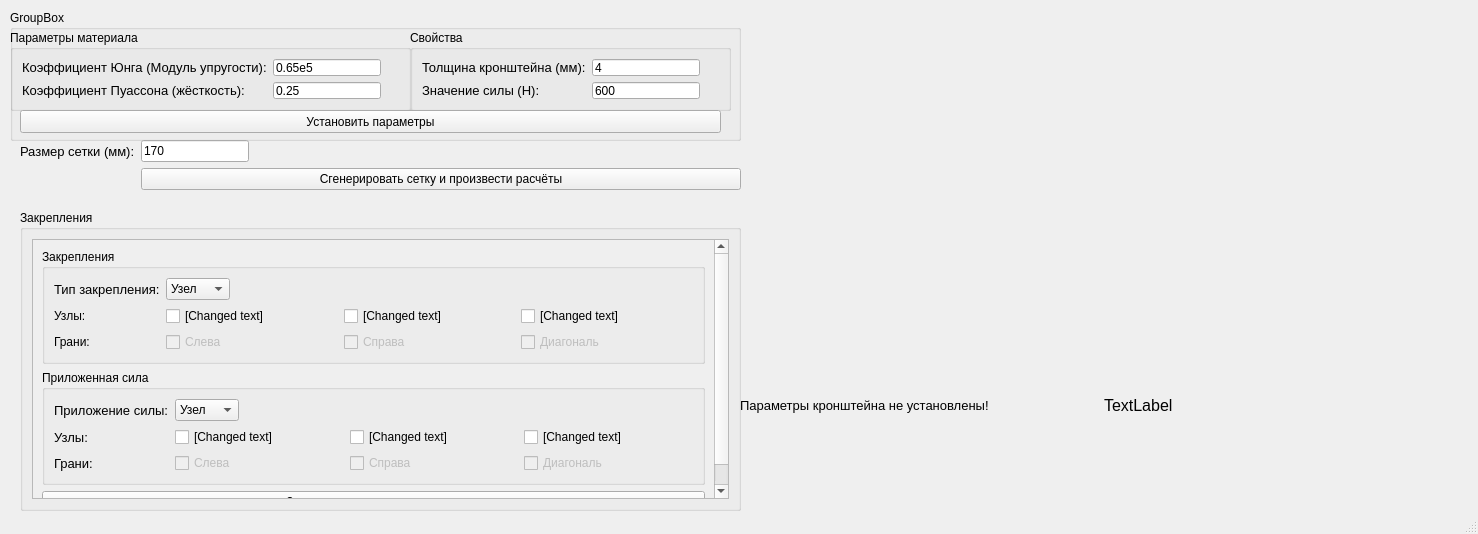
<?xml version="1.0" encoding="UTF-8"?>
<ui version="4.0">
 <class>MainWindow</class>
 <widget class="QMainWindow" name="MainWindow">
  <property name="geometry">
   <rect>
    <x>0</x>
    <y>0</y>
    <width>1478</width>
    <height>534</height>
   </rect>
  </property>
  <property name="windowTitle">
   <string>MainWindow</string>
  </property>
  <widget class="QWidget" name="centralwidget">
   <widget class="QGroupBox" name="groupBox">
    <property name="geometry">
     <rect>
      <x>10</x>
      <y>10</y>
      <width>731</width>
      <height>131</height>
     </rect>
    </property>
    <property name="title">
     <string>GroupBox</string>
    </property>
    <widget class="QGroupBox" name="groupBox_2">
     <property name="geometry">
      <rect>
       <x>0</x>
       <y>20</y>
       <width>401</width>
       <height>81</height>
      </rect>
     </property>
     <property name="sizePolicy">
      <sizepolicy hsizetype="Preferred" vsizetype="Maximum">
       <horstretch>0</horstretch>
       <verstretch>0</verstretch>
      </sizepolicy>
     </property>
     <property name="title">
      <string>Параметры материала</string>
     </property>
     <layout class="QVBoxLayout" name="verticalLayout_9">
      <item>
       <layout class="QFormLayout" name="formLayout_5">
        <item row="0" column="0">
         <widget class="QLabel" name="label_2">
          <property name="font">
           <font>
            <pointsize>10</pointsize>
           </font>
          </property>
          <property name="text">
           <string>Коэффициент Юнга (Модуль упругости):</string>
          </property>
         </widget>
        </item>
        <item row="0" column="1">
         <widget class="QLineEdit" name="youngaParameter">
          <property name="sizePolicy">
           <sizepolicy hsizetype="Maximum" vsizetype="Fixed">
            <horstretch>0</horstretch>
            <verstretch>0</verstretch>
           </sizepolicy>
          </property>
          <property name="text">
           <string>0.65e5</string>
          </property>
          <property name="placeholderText">
           <string/>
          </property>
         </widget>
        </item>
        <item row="1" column="0">
         <widget class="QLabel" name="label_3">
          <property name="font">
           <font>
            <pointsize>10</pointsize>
           </font>
          </property>
          <property name="text">
           <string>Коэффициент Пуассона (жёсткость):</string>
          </property>
         </widget>
        </item>
        <item row="1" column="1">
         <widget class="QLineEdit" name="poissonParameter">
          <property name="sizePolicy">
           <sizepolicy hsizetype="Maximum" vsizetype="Fixed">
            <horstretch>0</horstretch>
            <verstretch>0</verstretch>
           </sizepolicy>
          </property>
          <property name="text">
           <string>0.25</string>
          </property>
         </widget>
        </item>
       </layout>
      </item>
     </layout>
    </widget>
    <widget class="QGroupBox" name="groupBox_3">
     <property name="geometry">
      <rect>
       <x>400</x>
       <y>20</y>
       <width>321</width>
       <height>81</height>
      </rect>
     </property>
     <property name="sizePolicy">
      <sizepolicy hsizetype="Preferred" vsizetype="Maximum">
       <horstretch>0</horstretch>
       <verstretch>0</verstretch>
      </sizepolicy>
     </property>
     <property name="title">
      <string>Свойства</string>
     </property>
     <layout class="QVBoxLayout" name="verticalLayout_8">
      <item>
       <layout class="QFormLayout" name="formLayout_6">
        <item row="0" column="0">
         <widget class="QLabel" name="label_4">
          <property name="font">
           <font>
            <pointsize>10</pointsize>
           </font>
          </property>
          <property name="text">
           <string>Толщина кронштейна (мм):</string>
          </property>
         </widget>
        </item>
        <item row="0" column="1">
         <widget class="QLineEdit" name="thicknessParameter">
          <property name="sizePolicy">
           <sizepolicy hsizetype="Maximum" vsizetype="Fixed">
            <horstretch>0</horstretch>
            <verstretch>0</verstretch>
           </sizepolicy>
          </property>
          <property name="text">
           <string>4</string>
          </property>
         </widget>
        </item>
        <item row="1" column="0">
         <widget class="QLabel" name="label_11">
          <property name="font">
           <font>
            <pointsize>10</pointsize>
           </font>
          </property>
          <property name="text">
           <string>Значение силы (H):</string>
          </property>
         </widget>
        </item>
        <item row="1" column="1">
         <widget class="QLineEdit" name="powerValue">
          <property name="sizePolicy">
           <sizepolicy hsizetype="Maximum" vsizetype="Fixed">
            <horstretch>0</horstretch>
            <verstretch>0</verstretch>
           </sizepolicy>
          </property>
          <property name="text">
           <string>600</string>
          </property>
         </widget>
        </item>
       </layout>
      </item>
     </layout>
    </widget>
    <widget class="QPushButton" name="setupBraketParametersBtn">
     <property name="geometry">
      <rect>
       <x>10</x>
       <y>100</y>
       <width>701</width>
       <height>23</height>
      </rect>
     </property>
     <property name="cursor">
      <cursorShape>PointingHandCursor</cursorShape>
     </property>
     <property name="text">
      <string>Установить параметры</string>
     </property>
    </widget>
   </widget>
   <widget class="QWidget" name="formLayoutWidget">
    <property name="geometry">
     <rect>
      <x>20</x>
      <y>140</y>
      <width>721</width>
      <height>61</height>
     </rect>
    </property>
    <layout class="QFormLayout" name="formLayout">
     <item row="0" column="0">
      <widget class="QLabel" name="label">
       <property name="font">
        <font>
         <pointsize>10</pointsize>
        </font>
       </property>
       <property name="text">
        <string>Размер сетки (мм):</string>
       </property>
      </widget>
     </item>
     <item row="0" column="1">
      <widget class="QLineEdit" name="meshSizeInput">
       <property name="sizePolicy">
        <sizepolicy hsizetype="Fixed" vsizetype="Fixed">
         <horstretch>0</horstretch>
         <verstretch>0</verstretch>
        </sizepolicy>
       </property>
       <property name="text">
        <string>170</string>
       </property>
      </widget>
     </item>
     <item row="1" column="1">
      <widget class="QPushButton" name="meshGenerateBtn">
       <property name="sizePolicy">
        <sizepolicy hsizetype="Expanding" vsizetype="Fixed">
         <horstretch>0</horstretch>
         <verstretch>0</verstretch>
        </sizepolicy>
       </property>
       <property name="cursor">
        <cursorShape>PointingHandCursor</cursorShape>
       </property>
       <property name="text">
        <string>Сгенерировать сетку и произвести расчёты</string>
       </property>
      </widget>
     </item>
    </layout>
   </widget>
   <widget class="QGroupBox" name="fixParametersBox">
    <property name="geometry">
     <rect>
      <x>20</x>
      <y>210</y>
      <width>721</width>
      <height>301</height>
     </rect>
    </property>
    <property name="sizePolicy">
     <sizepolicy hsizetype="Preferred" vsizetype="Maximum">
      <horstretch>0</horstretch>
      <verstretch>0</verstretch>
     </sizepolicy>
    </property>
    <property name="title">
     <string>Закрепления</string>
    </property>
    <layout class="QHBoxLayout" name="horizontalLayout">
     <item>
      <widget class="QScrollArea" name="scrollArea_3">
       <property name="widgetResizable">
        <bool>true</bool>
       </property>
       <widget class="QWidget" name="scrollAreaWidgetContents_3">
        <property name="geometry">
         <rect>
          <x>0</x>
          <y>0</y>
          <width>699</width>
          <height>266</height>
         </rect>
        </property>
        <layout class="QGridLayout" name="gridLayout_3">
         <item row="0" column="0">
          <widget class="QGroupBox" name="fixParametersBox_2">
           <property name="sizePolicy">
            <sizepolicy hsizetype="Preferred" vsizetype="Maximum">
             <horstretch>0</horstretch>
             <verstretch>0</verstretch>
            </sizepolicy>
           </property>
           <property name="title">
            <string>Закрепления</string>
           </property>
           <layout class="QHBoxLayout" name="horizontalLayout_2">
            <item>
             <layout class="QFormLayout" name="formLayout_7">
              <item row="0" column="1">
               <widget class="QComboBox" name="fixTypeBox">
                <property name="sizePolicy">
                 <sizepolicy hsizetype="Maximum" vsizetype="Fixed">
                  <horstretch>0</horstretch>
                  <verstretch>0</verstretch>
                 </sizepolicy>
                </property>
                <item>
                 <property name="text">
                  <string>Узел</string>
                 </property>
                </item>
                <item>
                 <property name="text">
                  <string>Грань</string>
                 </property>
                </item>
               </widget>
              </item>
              <item row="1" column="0">
               <widget class="QLabel" name="label_6">
                <property name="text">
                 <string>Узлы:</string>
                </property>
               </widget>
              </item>
              <item row="1" column="1">
               <layout class="QHBoxLayout" name="fixNodeBoxes">
                <item>
                 <widget class="QCheckBox" name="bottomFixNodeCheckBox">
                  <property name="text">
                   <string>[Changed text]</string>
                  </property>
                 </widget>
                </item>
                <item>
                 <widget class="QCheckBox" name="leftFixNodeCheckBox">
                  <property name="text">
                   <string>[Changed text]</string>
                  </property>
                 </widget>
                </item>
                <item>
                 <widget class="QCheckBox" name="rightFixNodeCheckBox">
                  <property name="text">
                   <string>[Changed text]</string>
                  </property>
                 </widget>
                </item>
               </layout>
              </item>
              <item row="2" column="0">
               <widget class="QLabel" name="label_7">
                <property name="text">
                 <string>Грани:</string>
                </property>
               </widget>
              </item>
              <item row="2" column="1">
               <layout class="QHBoxLayout" name="fixEdgeBoxes">
                <item>
                 <widget class="QCheckBox" name="edgeLeftFixCheckBox">
                  <property name="enabled">
                   <bool>false</bool>
                  </property>
                  <property name="text">
                   <string>Слева</string>
                  </property>
                  <property name="checkable">
                   <bool>false</bool>
                  </property>
                 </widget>
                </item>
                <item>
                 <widget class="QCheckBox" name="edgeRightFixCheckBox">
                  <property name="enabled">
                   <bool>false</bool>
                  </property>
                  <property name="text">
                   <string>Справа</string>
                  </property>
                  <property name="checkable">
                   <bool>false</bool>
                  </property>
                 </widget>
                </item>
                <item>
                 <widget class="QCheckBox" name="edgeDiagonalFixCheckBox">
                  <property name="enabled">
                   <bool>false</bool>
                  </property>
                  <property name="text">
                   <string>Диагональ</string>
                  </property>
                  <property name="checkable">
                   <bool>false</bool>
                  </property>
                 </widget>
                </item>
               </layout>
              </item>
              <item row="0" column="0">
               <widget class="QLabel" name="label_5">
                <property name="font">
                 <font>
                  <pointsize>10</pointsize>
                 </font>
                </property>
                <property name="text">
                 <string>Тип закрепления:</string>
                </property>
               </widget>
              </item>
             </layout>
            </item>
           </layout>
          </widget>
         </item>
         <item row="1" column="0">
          <widget class="QGroupBox" name="loadParametersBox">
           <property name="title">
            <string>Приложенная сила</string>
           </property>
           <layout class="QVBoxLayout" name="verticalLayout_11">
            <item>
             <layout class="QFormLayout" name="formLayout_8">
              <item row="0" column="0">
               <widget class="QLabel" name="label_8">
                <property name="font">
                 <font>
                  <pointsize>10</pointsize>
                 </font>
                </property>
                <property name="text">
                 <string>Приложение силы:</string>
                </property>
               </widget>
              </item>
              <item row="1" column="0">
               <widget class="QLabel" name="label_9">
                <property name="font">
                 <font>
                  <pointsize>10</pointsize>
                 </font>
                </property>
                <property name="text">
                 <string>Узлы:</string>
                </property>
               </widget>
              </item>
              <item row="2" column="0">
               <widget class="QLabel" name="label_10">
                <property name="font">
                 <font>
                  <pointsize>10</pointsize>
                 </font>
                </property>
                <property name="text">
                 <string>Грани:</string>
                </property>
               </widget>
              </item>
              <item row="0" column="1">
               <widget class="QComboBox" name="loadTypeBox">
                <property name="sizePolicy">
                 <sizepolicy hsizetype="Maximum" vsizetype="Fixed">
                  <horstretch>0</horstretch>
                  <verstretch>0</verstretch>
                 </sizepolicy>
                </property>
                <item>
                 <property name="text">
                  <string>Узел</string>
                 </property>
                </item>
                <item>
                 <property name="text">
                  <string>Грань</string>
                 </property>
                </item>
               </widget>
              </item>
              <item row="1" column="1">
               <layout class="QHBoxLayout" name="loadNodeBoxes">
                <item>
                 <widget class="QCheckBox" name="bottomLoadNodeCheckBox">
                  <property name="text">
                   <string>[Changed text]</string>
                  </property>
                 </widget>
                </item>
                <item>
                 <widget class="QCheckBox" name="leftLoadNodeCheckBox">
                  <property name="text">
                   <string>[Changed text]</string>
                  </property>
                 </widget>
                </item>
                <item>
                 <widget class="QCheckBox" name="rightLoadNodeCheckBox">
                  <property name="text">
                   <string>[Changed text]</string>
                  </property>
                 </widget>
                </item>
               </layout>
              </item>
              <item row="2" column="1">
               <layout class="QHBoxLayout" name="loadEdgeBoxes">
                <item>
                 <widget class="QCheckBox" name="edgeLeftLoadCheckBox">
                  <property name="enabled">
                   <bool>false</bool>
                  </property>
                  <property name="text">
                   <string>Слева</string>
                  </property>
                  <property name="checkable">
                   <bool>false</bool>
                  </property>
                 </widget>
                </item>
                <item>
                 <widget class="QCheckBox" name="edgeRightLoadCheckBox">
                  <property name="enabled">
                   <bool>false</bool>
                  </property>
                  <property name="text">
                   <string>Справа</string>
                  </property>
                  <property name="checkable">
                   <bool>false</bool>
                  </property>
                 </widget>
                </item>
                <item>
                 <widget class="QCheckBox" name="edgeDiagonalLoadCheckBox">
                  <property name="enabled">
                   <bool>false</bool>
                  </property>
                  <property name="text">
                   <string>Диагональ</string>
                  </property>
                  <property name="checkable">
                   <bool>false</bool>
                  </property>
                 </widget>
                </item>
               </layout>
              </item>
             </layout>
            </item>
           </layout>
          </widget>
         </item>
         <item row="2" column="0">
          <widget class="QPushButton" name="setupLFparametersBtn">
           <property name="text">
            <string>Задать закрепления и нагрузки</string>
           </property>
          </widget>
         </item>
        </layout>
       </widget>
      </widget>
     </item>
    </layout>
   </widget>
   <widget class="QWidget" name="layoutWidget">
    <property name="geometry">
     <rect>
      <x>760</x>
      <y>20</y>
      <width>711</width>
      <height>301</height>
     </rect>
    </property>
    <layout class="QVBoxLayout" name="plotLayout">
     <property name="topMargin">
      <number>0</number>
     </property>
    </layout>
   </widget>
   <widget class="QWidget" name="layoutWidget_2">
    <property name="geometry">
     <rect>
      <x>740</x>
      <y>330</y>
      <width>721</width>
      <height>151</height>
     </rect>
    </property>
    <layout class="QGridLayout" name="gridLayout_4">
     <item row="0" column="1">
      <widget class="QLabel" name="resultText">
       <property name="sizePolicy">
        <sizepolicy hsizetype="Preferred" vsizetype="Maximum">
         <horstretch>0</horstretch>
         <verstretch>0</verstretch>
        </sizepolicy>
       </property>
       <property name="font">
        <font>
         <pointsize>12</pointsize>
        </font>
       </property>
       <property name="text">
        <string>TextLabel</string>
       </property>
      </widget>
     </item>
     <item row="0" column="0">
      <widget class="QLabel" name="bracketParametersText">
       <property name="sizePolicy">
        <sizepolicy hsizetype="Preferred" vsizetype="Maximum">
         <horstretch>0</horstretch>
         <verstretch>0</verstretch>
        </sizepolicy>
       </property>
       <property name="font">
        <font>
         <pointsize>10</pointsize>
        </font>
       </property>
       <property name="text">
        <string>Параметры кронштейна не установлены!</string>
       </property>
      </widget>
     </item>
    </layout>
   </widget>
  </widget>
  <widget class="QMenuBar" name="menubar">
   <property name="geometry">
    <rect>
     <x>0</x>
     <y>0</y>
     <width>1478</width>
     <height>21</height>
    </rect>
   </property>
  </widget>
  <widget class="QStatusBar" name="statusbar"/>
 </widget>
 <resources/>
 <connections/>
</ui>
